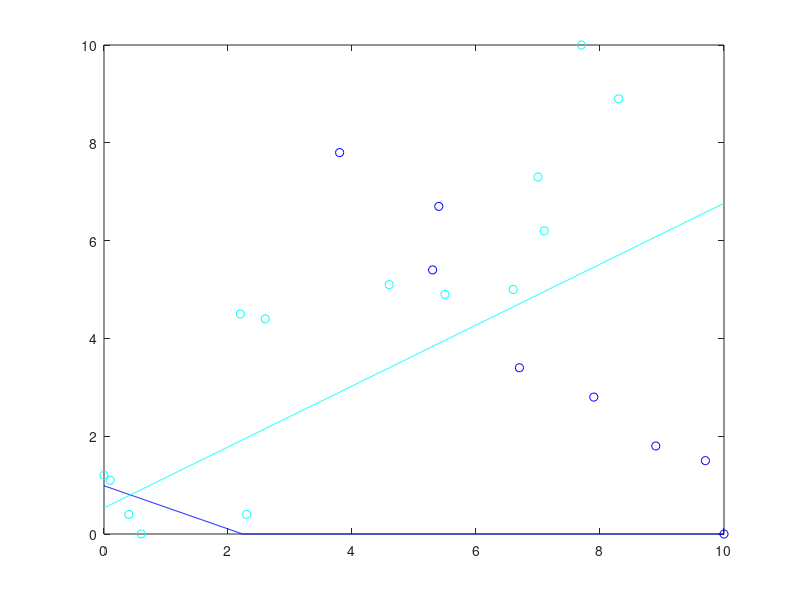

This chart was generated by the following MATLAB code:
x0 = 0.000000:.01:10.000000;
c0 = [5.300000 5.400000 ;
5.400000 6.700000 ;
10.000000 0.000000 ;
6.700000 3.400000 ;
8.900000 1.800000 ;
7.900000 2.800000 ;
3.800000 7.800000 ;
9.700000 1.500000 ;
];
y_c0 =  - 0.403979 / 0.914768 * x0  + 0.902999 / 0.914768;
c1 = [2.300000 0.400000 ;
2.600000 4.400000 ;
4.600000 5.100000 ;
0.000000 1.200000 ;
8.300000 8.900000 ;
7.700000 10.000000 ;
7.100000 6.200000 ;
6.600000 5.000000 ;
0.600000 0.000000 ;
0.400000 0.400000 ;
5.500000 4.900000 ;
7.000000 7.300000 ;
0.100000 1.100000 ;
2.200000 4.500000 ;
];
y_c1 =  - -0.528753 / 0.848776 * x0  + 0.452998 / 0.848776;
colors = jet(2);
if (size(c0) >0) plot (c0(:,1), c0(:,2),'o', 'color', colors(1,:)); end
hold on;
if (size(c1) >0) plot (c1(:,1), c1(:,2),'o', 'color', colors(2,:)); end
hold on;
for i = 1 : size(y_c0, 2) 
 if y_c0(i) > 10.000000 
 y_c0(i) = 10.000000; 
 end 
 if y_c0(i) < 0.000000 
 y_c0(i) = 0.000000; 
 end 
 end
for i = 1 : size(y_c1, 2) 
 if y_c1(i) > 10.000000 
 y_c1(i) = 10.000000; 
 end 
 if y_c1(i) < 0.000000 
 y_c1(i) = 0.000000; 
 end 
 end
plot(x0, y_c0, 'color', colors(1,:));
hold on;
plot(x0, y_c1, 'color', colors(2,:));
hold on;
